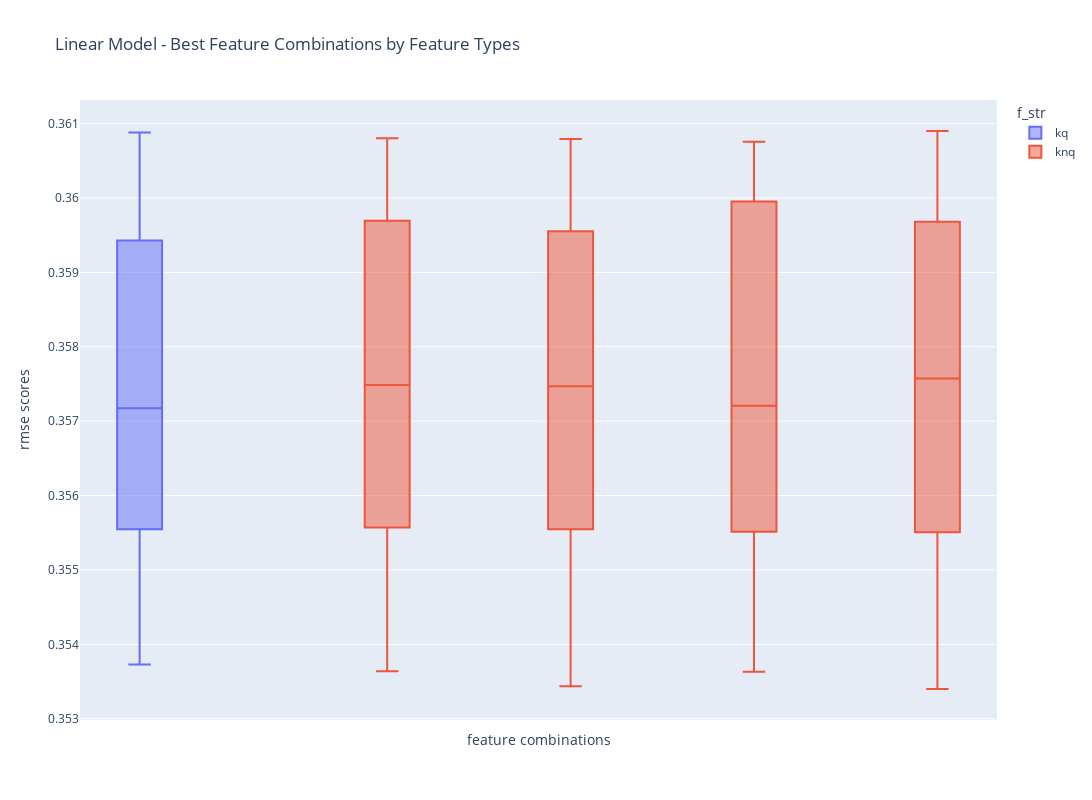

The cell this chart's notebook holds for it:
### Code cell
fig = px.box(df_metrics[(df_metrics['features'].isin(x)) & (df_metrics['model'] == 'lr')], x='features',
             y='rmse_scores', title='RMSE Boxplot of Best Feature Combinations', color='f_str')
fig.update_layout(height=800, width=1100,
                  title_text="Linear Model - Best Feature Combinations by Feature Types",
                  xaxis_title="feature combinations", yaxis_title="rmse scores")
fig.update_xaxes(showticklabels=False)
fig.show()

### Figure 1 — Plotly figure (JSON) as saved in the notebook; plotly's stock layout.template omitted (floating-point values rounded to 4 significant figures)
{"data": [{"alignmentgroup": "True", "hovertemplate": "f_str=kq<br>features=%{x}<br>rmse_scores=%{y}<extra></extra>", "legendgroup": "kq", "marker": {"color": "#636efa"}, "name": "kq", "notched": false, "offsetgroup": "kq", "orientation": "v", "showlegend": true, "type": "box", "x": ["f_1_num_of_terms,f_3_has_numbers,f_5_num_results,f_6_max_title_score,f_7_sum_title_scores", "f_1_num_of_terms,f_3_has_numbers,f_5_num_results,f_6_max_title_score,f_7_sum_title_scores", "f_1_num_of_terms,f_3_has_numbers,f_5_num_results,f_6_max_title_score,f_7_sum_title_scores", "f_1_num_of_terms,f_3_has_numbers,f_5_num_results,f_6_max_title_score,f_7_sum_title_scores", "f_1_num_of_terms,f_3_has_numbers,f_5_num_results,f_6_max_title_score,f_7_sum_title_scores", "f_1_num_of_terms,f_3_has_numbers,f_5_num_results,f_6_max_title_score,f_7_sum_title_scores", "f_1_num_of_terms,f_3_has_numbers,f_5_num_results,f_6_max_title_score,f_7_sum_title_scores", "f_1_num_of_terms,f_3_has_numbers,f_5_num_results,f_6_max_title_score,f_7_sum_title_scores", "f_1_num_of_terms,f_3_has_numbers,f_5_num_results,f_6_max_title_score,f_7_sum_title_scores", "f_1_num_of_terms,f_3_has_numbers,f_5_num_results,f_6_max_title_score,f_7_sum_title_scores"], "x0": " ", "xaxis": "x", "y": [0.3608, 0.3572, 0.3555, 0.3594, 0.3538, 0.3609, 0.3572, 0.3556, 0.3594, 0.3537], "y0": " ", "yaxis": "y"}, {"alignmentgroup": "True", "hovertemplate": "f_str=knq<br>features=%{x}<br>rmse_scores=%{y}<extra></extra>", "legendgroup": "knq", "marker": {"color": "#EF553B"}, "name": "knq", "notched": false, "offsetgroup": "knq", "orientation": "v", "showlegend": true, "type": "box", "x": ["f_1_num_of_terms,f_3_has_numbers,f_5_num_results,f_6_max_title_score,f_7_sum_title_scores,f_9_avg_semantic_score", "f_1_num_of_terms,f_3_has_numbers,f_5_num_results,f_6_max_title_score,f_7_sum_title_scores,f_9_avg_semantic_score", "f_1_num_of_terms,f_3_has_numbers,f_5_num_results,f_6_max_title_score,f_7_sum_title_scores,f_9_avg_semantic_score", "f_1_num_of_terms,f_3_has_numbers,f_5_num_results,f_6_max_title_score,f_7_sum_title_scores,f_9_avg_semantic_score", "f_1_num_of_terms,f_3_has_numbers,f_5_num_results,f_6_max_title_score,f_7_sum_title_scores,f_9_avg_semantic_score", "f_1_num_of_terms,f_3_has_numbers,f_5_num_results,f_6_max_title_score,f_7_sum_title_scores,f_8_max_semantic_score,f_9_avg_semantic_score", "f_1_num_of_terms,f_3_has_numbers,f_5_num_results,f_6_max_title_score,f_7_sum_title_scores,f_8_max_semantic_score,f_9_avg_semantic_score", "f_1_num_of_terms,f_3_has_numbers,f_5_num_results,f_6_max_title_score,f_7_sum_title_scores,f_8_max_semantic_score,f_9_avg_semantic_score", "f_1_num_of_terms,f_3_has_numbers,f_5_num_results,f_6_max_title_score,f_7_sum_title_scores,f_8_max_semantic_score,f_9_avg_semantic_score", "f_1_num_of_terms,f_3_has_numbers,f_5_num_results,f_6_max_title_score,f_7_sum_title_scores,f_8_max_semantic_score,f_9_avg_semantic_score", "f_1_num_of_terms,f_2_query_length,f_3_has_numbers,f_5_num_results,f_6_max_title_score,f_7_sum_title_scores,f_8_max_semantic_score,f_9_avg_semantic_score", "f_1_num_of_terms,f_2_query_length,f_3_has_numbers,f_5_num_results,f_6_max_title_score,f_7_sum_title_scores,f_8_max_semantic_score,f_9_avg_semantic_score", "f_1_num_of_terms,f_2_query_length,f_3_has_numbers,f_5_num_results,f_6_max_title_score,f_7_sum_title_scores,f_8_max_semantic_score,f_9_avg_semantic_score", "f_1_num_of_terms,f_2_query_length,f_3_has_numbers,f_5_num_results,f_6_max_title_score,f_7_sum_title_scores,f_8_max_semantic_score,f_9_avg_semantic_score", "f_1_num_of_terms,f_2_query_length,f_3_has_numbers,f_5_num_results,f_6_max_title_score,f_7_sum_title_scores,f_8_max_semantic_score,f_9_avg_semantic_score", "f_1_num_of_terms,f_3_has_numbers,f_4_has_special_char,f_5_num_results,f_6_max_title_score,f_7_sum_title_scores,f_8_max_semantic_score,f_9_avg_semantic_score", "f_1_num_of_terms,f_3_has_numbers,f_4_has_special_char,f_5_num_results,f_6_max_title_score,f_7_sum_title_scores,f_8_max_semantic_score,f_9_avg_semantic_score", "f_1_num_of_terms,f_3_has_numbers,f_4_has_special_char,f_5_num_results,f_6_max_title_score,f_7_sum_title_scores,f_8_max_semantic_score,f_9_avg_semantic_score", "f_1_num_of_terms,f_3_has_numbers,f_4_has_special_char,f_5_num_results,f_6_max_title_score,f_7_sum_title_scores,f_8_max_semantic_score,f_9_avg_semantic_score", "f_1_num_of_terms,f_3_has_numbers,f_4_has_special_char,f_5_num_results,f_6_max_title_score,f_7_sum_title_scores,f_8_max_semantic_score,f_9_avg_semantic_score", "f_1_num_of_terms,f_3_has_numbers,f_5_num_results,f_6_max_title_score,f_7_sum_title_scores,f_9_avg_semantic_score", "f_1_num_of_terms,f_3_has_numbers,f_5_num_results,f_6_max_title_score,f_7_sum_title_scores,f_9_avg_semantic_score", "f_1_num_of_terms,f_3_has_numbers,f_5_num_results,f_6_max_title_score,f_7_sum_title_scores,f_9_avg_semantic_score", "f_1_num_of_terms,f_3_has_numbers,f_5_num_results,f_6_max_title_score,f_7_sum_title_scores,f_9_avg_semantic_score", "f_1_num_of_terms,f_3_has_numbers,f_5_num_results,f_6_max_title_score,f_7_sum_title_scores,f_9_avg_semantic_score", "f_1_num_of_terms,f_3_has_numbers,f_5_num_results,f_6_max_title_score,f_7_sum_title_scores,f_8_max_semantic_score,f_9_avg_semantic_score", "f_1_num_of_terms,f_3_has_numbers,f_5_num_results,f_6_max_title_score,f_7_sum_title_scores,f_8_max_semantic_score,f_9_avg_semantic_score", "f_1_num_of_terms,f_3_has_numbers,f_5_num_results,f_6_max_title_score,f_7_sum_title_scores,f_8_max_semantic_score,f_9_avg_semantic_score", "f_1_num_of_terms,f_3_has_numbers,f_5_num_results,f_6_max_title_score,f_7_sum_title_scores,f_8_max_semantic_score,f_9_avg_semantic_score", "f_1_num_of_terms,f_3_has_numbers,f_5_num_results,f_6_max_title_score,f_7_sum_title_scores,f_8_max_semantic_score,f_9_avg_semantic_score", "f_1_num_of_terms,f_2_query_length,f_3_has_numbers,f_5_num_results,f_6_max_title_score,f_7_sum_title_scores,f_8_max_semantic_score,f_9_avg_semantic_score", "f_1_num_of_terms,f_2_query_length,f_3_has_numbers,f_5_num_results,f_6_max_title_score,f_7_sum_title_scores,f_8_max_semantic_score,f_9_avg_semantic_score", "f_1_num_of_terms,f_2_query_length,f_3_has_numbers,f_5_num_results,f_6_max_title_score,f_7_sum_title_scores,f_8_max_semantic_score,f_9_avg_semantic_score", "f_1_num_of_terms,f_2_query_length,f_3_has_numbers,f_5_num_results,f_6_max_title_score,f_7_sum_title_scores,f_8_max_semantic_score,f_9_avg_semantic_score", "f_1_num_of_terms,f_2_query_length,f_3_has_numbers,f_5_num_results,f_6_max_title_score,f_7_sum_title_scores,f_8_max_semantic_score,f_9_avg_semantic_score", "f_1_num_of_terms,f_3_has_numbers,f_4_has_special_char,f_5_num_results,f_6_max_title_score,f_7_sum_title_scores,f_8_max_semantic_score,f_9_avg_semantic_score", "f_1_num_of_terms,f_3_has_numbers,f_4_has_special_char,f_5_num_results,f_6_max_title_score,f_7_sum_title_scores,f_8_max_semantic_score,f_9_avg_semantic_score", "f_1_num_of_terms,f_3_has_numbers,f_4_has_special_char,f_5_num_results,f_6_max_title_score,f_7_sum_title_scores,f_8_max_semantic_score,f_9_avg_semantic_score", "f_1_num_of_terms,f_3_has_numbers,f_4_has_special_char,f_5_num_results,f_6_max_title_score,f_7_sum_title_scores,f_8_max_semantic_score,f_9_avg_semantic_score", "f_1_num_of_terms,f_3_has_numbers,f_4_has_special_char,f_5_num_results,f_6_max_title_score,f_7_sum_title_scores,f_8_max_semantic_score,f_9_avg_semantic_score"], "x0": " ", "xaxis": "x", "y": [0.3607, 0.3576, 0.3556, 0.3597, 0.3536, 0.3605, 0.3576, 0.3556, 0.3595, 0.3534, 0.3605, 0.3573, 0.3555, 0.3599, 0.3536, 0.3607, 0.3577, 0.3555, 0.3596, 0.3534, 0.3608, 0.3574, 0.3556, 0.3596, 0.3536, 0.3608, 0.3573, 0.3555, 0.3596, 0.3536, 0.3608, 0.3571, 0.3555, 0.36, 0.3538, 0.3609, 0.3574, 0.3555, 0.3597, 0.3536], "y0": " ", "yaxis": "y"}], "layout": {"boxmode": "group", "height": 800, "legend": {"title": {"text": "f_str"}, "tracegroupgap": 0}, "title": {"text": "Linear Model - Best Feature Combinations by Feature Types"}, "width": 1100, "xaxis": {"anchor": "y", "autorange": true, "domain": [0, 1], "range": [-0.5, 4.5], "showticklabels": false, "title": {"text": "feature combinations"}, "type": "category"}, "yaxis": {"anchor": "x", "autorange": true, "domain": [0, 1], "range": [0.353, 0.3613], "title": {"text": "rmse scores"}, "type": "linear"}}}
